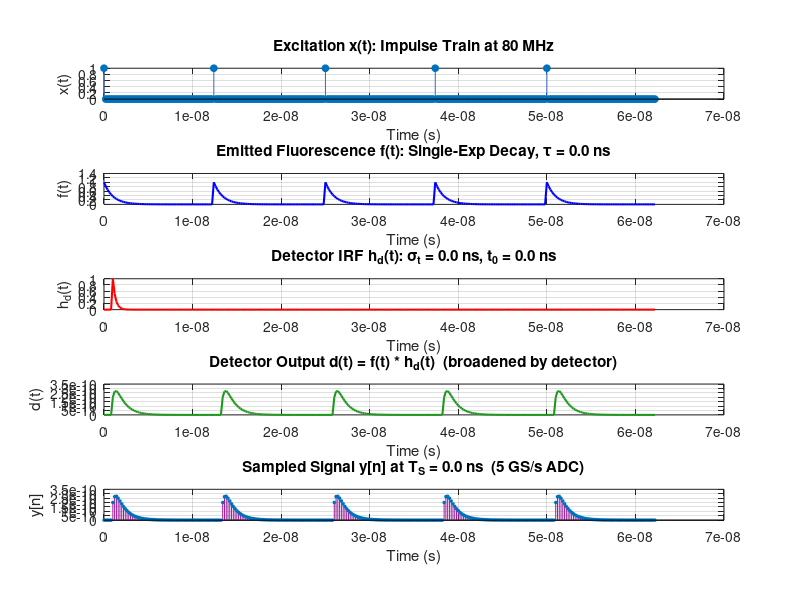

Recreate this plot in MATLAB. (Note: this script raises an error after producing the figure.)
% ESE 3510 — Case Study 2: Fluorescence Lifetime Analysis
% Authors: Samir Afsary, Alex Ge, Ahmad Hamzeh

% CONTENTS:
%   Task 1a — Time-domain signals (excitation, fluorescence, detection)
%   Task 1b — Frequency response H_f(jw): numerical vs. theoretical
%   Task 1c — Effect of detector IRF on sampled signal y[n]
%   Task 2a — Why 100 kHz cannot recover 80 MHz fluorescence (aliasing)
%   Task 2b — Heterodyne detection: mixing to a recoverable beat frequency
%   Task 2c — Phase/modulation lifetime estimation from heterodyne signal
%   Task 3a — Phasor equations verified on single-exponential IRF
%   Task 3b — Per-pixel phasor analysis of real FLIM data
%

close all; clear; clc;

%%

% Parameters 
tau     = 1e-9;         % Fluorescence lifetime
T_L     = 12.5e-9;      % Laser period 
f_L     = 1 / T_L;      % Laser frequency 
omega_L = 2*pi * f_L;   % Laser angular frequency 
T_S     = 0.2e-9;       % ADC sampling period [ns]

%% Task 1
% *Part a* 

t = 0 : T_S : 5*T_L - T_S;   

% Create excitation impulse train
x = zeros(size(t));
for k = 0 : floor(5*T_L / T_L) - 1
    idx = round(k * T_L / T_S) + 1;
    if idx <= length(t)
        x(idx) = 1 / T_S;
    end
end

% Fluorescence IRF 
h_f = exp(-t / tau);     

% Calculate emitted fluorescence
f_full = conv(x, h_f) * T_S;
f = f_full(1 : length(t));

% Detector IRF
sigma_t = 0.3e-9;   % Detector temporal width [ns]  (fast PMT ~300 ps)
t0 = 1e-9;     % Detector time delay [ns]
h_d = zeros(size(t));
mask = (t >= t0);
h_d(mask) = exp(-(t(mask) - t0) / sigma_t);   % Zero before t0 (causal)

% Detector output
d_full = conv(f, h_d) * T_S;
d = d_full(1 : length(t));

% Sampled signal y[n]: t is already on a T_S grid, so y[n] = d(t) 
y = d;

% Plot functions
fig1 = figure('Name','Task 1a: Time-Domain Signals','NumberTitle','off', ...
              'Position',[50 50 900 750]);

subplot(5,1,1);
stem(t, x * T_S, 'filled', 'MarkerSize', 5, 'Color', [0.2 0.4 0.8]);
xlabel('Time (s)'); ylabel('x(t)');
title('Excitation x(t): Impulse Train at 80 MHz'); grid on;

subplot(5,1,2);
plot(t, f, 'b', 'LineWidth', 1.5);
xlabel('Time (s)'); ylabel('f(t)');
title(sprintf('Emitted Fluorescence f(t): Single-Exp Decay, \\tau = %.1f ns', tau));
grid on;

subplot(5,1,3);
plot(t, h_d, 'r', 'LineWidth', 1.5);
xlabel('Time (s)'); ylabel('h_d(t)');
title(sprintf('Detector IRF h_d(t): \\sigma_t = %.1f ns, t_0 = %.1f ns', sigma_t, t0));
grid on;

subplot(5,1,4);
plot(t, d, 'Color', [0.1 0.6 0.1], 'LineWidth', 1.5);
xlabel('Time (s)'); ylabel('d(t)');
title('Detector Output d(t) = f(t) * h_d(t)  (broadened by detector)'); grid on;

subplot(5,1,5);
stem(t, y, 'filled', 'MarkerSize', 2, 'Color', [0.6 0.1 0.6]);
xlabel('Time (s)'); ylabel('y[n]');
title(sprintf('Sampled Signal y[n] at T_S = %.1f ns  (5 GS/s ADC)', T_S)); grid on;

sgtitle('Task 1a: Time-Domain Signal Chain', 'FontSize', 13, 'FontWeight', 'bold');

%% 
% *Part b*

% Numerical frequency response via DFT
N = length(h_f);
H_f_num = fft(h_f) * T_S; % Scale by T_S for continuous-FT approximation
f_axis = (0 : N-1) / (N * T_S);   

% Theoretical frequency response at the same frequencies
omega_axis = 2*pi * f_axis;  
H_f_theory = tau ./ (1 + 1j * omega_axis * tau);

% Plot frequency responses
fig2 = figure('Name','Task 1b: Frequency Response H_f(jw)', ...
    'NumberTitle','off', 'Position',[50 50 900 550]);

subplot(2,1,1);
plot(f_axis, abs(H_f_num),    'b-',  'LineWidth', 2.0); hold on;
plot(f_axis, abs(H_f_theory), 'r--', 'LineWidth', 1.5);
xlabel('Frequency (GHz)'); ylabel('|H_f(j\omega)|');
title('Magnitude — Numerical FFT vs. Theoretical \tau/(1+j\omega\tau)');
legend('Numerical FFT', 'Theoretical');
grid on;

subplot(2,1,2);
plot(f_axis, angle(H_f_num)*180/pi,    'b-',  'LineWidth', 2.0); hold on;
plot(f_axis, angle(H_f_theory)*180/pi, 'r--', 'LineWidth', 1.5);
xlabel('Frequency (GHz)'); ylabel('Phase (degrees)');
title('Phase — Numerical FFT vs. Theoretical  \angle H_f = -atan(\omega\tau)');
legend('Numerical FFT', 'Theoretical');
grid on;

sgtitle('Task 1b: Fluorescence Frequency Response H_f(j\omega)', ...
        'FontSize', 13, 'FontWeight', 'bold');

%% 
% *Part C*

% Three detector scenarios: fast, medium, slow
sigma_vals = [0.1e-9,  2.5e-9,  10.0e-9]; % Detector widths
t0_vals = [0.3e-9,  1.0e-9,  2.5e-9];     % Time delays 
colors = {[0 0.4 1], [0.1 0.7 0.1], [0.8 0.1 0.1]};
labels = {'\sigma_t=0.1 ns (fast)',  ...
          '\sigma_t=2.5 ns (medium)', ...
          '\sigma_t=10.0 ns (slow)'};

fig3 = figure('Name','Task 1c: Detector IRF Impact','NumberTitle','off', ...
              'Position',[50 50 1100 600]);

for k = 1 : 3
    % Build detector IRF for this scenario
    h_dk = zeros(size(t));
    mask_k = (t >= t0_vals(k));
    h_dk(mask_k) = exp(-(t(mask_k) - t0_vals(k)) / sigma_vals(k));

    % Convolve fluorescence with this detector
    dk_full = conv(f, h_dk) * T_S;
    dk = dk_full(1 : length(t));

    % Top row: detector IRFs
    subplot(2, 3, k);
    plot(t, h_dk, 'Color', colors{k}, 'LineWidth', 1.8);
    xlabel('Time (s)'); ylabel('h_d(t)');
    title(labels{k}); grid on;

    % Bottom row: resulting y[n]
    subplot(2, 3, k+3);
    stem(t, dk, 'filled', 'MarkerSize', 2, 'Color', colors{k});
    xlabel('Time (s)'); ylabel('y[n]');
    title(sprintf('y[n]: \\sigma_t=%.1f ns, t_0=%.1f ns', ...
        sigma_vals(k) * 10^9, t0_vals(k) * 10^9));
    grid on;
end

sgtitle({'Detector IRF Impact on y[n]'}, 'FontSize', 12, ...
    'FontWeight', 'bold');

%% Task 2
% *Part a*
f_L_hz = 100e6;               % Laser modulation frequency
omega_L_hz = 2*pi * f_L_hz;      

% Show aliasing visually over a 0.5 µs window
T_S_slow = 1e-5;                      % 10 µs per sample
T_S_fast = 1e-11;
t_fast_s = 0 : T_S_fast : 2e-5;           % 0.5 µs at 1 GHz (true signal)
t_slow_s = 0 : T_S_slow : 2e-5;       % 100 kHz samples

% Compute the output of the ground truth using convolution
x_fast = 1 + cos(omega_L_hz * t_fast_s);
h_f_fast = 1 / tau * exp(-t_fast_s / tau);
f_fast = conv(x_fast, h_f_fast) * T_S_fast;
f_fast = f_fast(1 : length(t_fast_s));

% Sample slower frequency from ground truth
step = round(T_S_slow / T_S_fast);
f_slow = f_fast(1:step:end);

% Calculate theoretical modulation depth and phase of the fluorescence
M = 1 / sqrt(1 + (omega_L_hz * tau)^2);
phi = -atan(omega_L_hz * tau); 

% Create upper/lower bounds for visualization
upper_bound = (1 + M) * ones(1, numel(t_fast_s));
lower_bound = (1 - M) * ones(1, numel(t_fast_s));

fig4 = figure('Name','Aliasing at 100 kHz','NumberTitle','off', ...
              'Position',[50 50 900 500]);

subplot(2,1,1);
plot(t_fast_s*1e6, x_fast, 'b', 'LineWidth', 1); hold on;
stem(t_slow_s*1e6, x_slow, 'r', 'filled', 'MarkerSize', 7);
xlabel('Time (\mus)'); ylabel('Amplitude');
title('Excitation x(t): Ground Truth 100 MHz vs. Sampled 100 kHz');
legend('True x(t)', '100 kHz samples'); grid on; xlim([0, 0.5]);

subplot(2,1,2);
plot(t_fast_s*1e6, f_fast, 'b', 'LineWidth', 1); hold on;
stem(t_slow_s*1e6, f_slow, 'r', 'filled', 'MarkerSize', 7);
plot(t_fast_s*1e6, upper_bound, 'LineWidth', 2, 'Color', 'green');
plot(t_fast_s*1e6, lower_bound, 'LineWidth', 2, 'Color', 'green');
xlabel('Time (\mus)'); ylabel('Amplitude');
title('Emission f(t)');
legend('True f(t)', '100 kHz samples', 'Amplitude Bounds'); grid on; 
xlim([0, 20]);

sgtitle(['100 kHz Sampling vs. Ground Truth of 100 MHz Excitation ' ...
    'and Emission Signals'], 'FontSize', 12, 'FontWeight', 'bold');

%%
% *Part b*

delta_f = 1e3;                         
f_n_hz = f_L_hz - delta_f;           
omega_n = 2*pi * f_n_hz;


T_S_mid = 1e-6;                       % 1 µs intermediate sampling [s]
t_mid = 0 : T_S_mid : 5e-3;         % 5 ms window

f_mid = 1 + M * cos(omega_L_hz * t_mid + phi);  % Fluorescence
x_mid = 1 + cos(omega_L_hz * t_mid);                          % Excitation
g = cos(omega_n * t_mid);                                   % Mixer

% mixed_f = f_mid .* g;     % Fluorescence after mixing
% mixed_x = x_mid .* g;     % Excitation after mixing (reference channel)

mixed_f_low = (M/2)*cos((omega_L - omega_n)*t_mid + phi);
mixed_x_low = (1/2)*cos((omega_L - omega_n)*t_mid);
y_f = mixed_f_low;
y_x = mixed_x_low;

% FFT setup
N  = length(t_mid);
fs = 1/T_S_mid;
freq = (-N/2:N/2-1)*(fs/N);

% Low-pass filter around beat frequency

LPF_cut = 2*delta_f;
F_mixed_f = fftshift(fft(mixed_f));
F_mixed_x = fftshift(fft(mixed_x));
lpf_mask = abs(freq) <= LPF_cut;
% Y_f = F_mixed_f .* lpf_mask;
% Y_x = F_mixed_x .* lpf_mask;
% y_f = real(ifft(ifftshift(Y_f)));
% y_x = real(ifft(ifftshift(Y_x)));

Y_f = fftshift(fft(y_f));
Y_x = fftshift(fft(y_x));

% Time-domain plots

figure;
subplot(3,1,1);
plot(t_mid*1e3, g);
xlabel('Time (ms)');
ylabel('g(t)');
title('Mixer Signal');
grid on;
subplot(3,1,2);
plot(t_mid*1e3, mixed_f);
xlabel('Time (ms)');
ylabel('f_{det}(t)g(t)');
title('After Mixing');
grid on;
subplot(3,1,3);
plot(t_mid*1e3, y_f, 'LineWidth', 1.5); hold on;
plot(t_mid*1e3, y_x, '--', 'LineWidth', 1.5);
xlabel('Time (ms)');
ylabel('Amplitude');
title('After LPF: 1 kHz Beat Signal');
legend('Fluorescence beat', 'Reference beat');
grid on;

% Frequency-domain plots
figure;
subplot(3,1,1);
plot(freq/1e3, abs(F_mixed_f)/N);
xlabel('Frequency (kHz)');
ylabel('|F_{mixed}(j\omega)|');
title('Mixed Fluorescence Spectrum');
xlim([-5 5]);
grid on;
subplot(3,1,2);
plot(freq/1e3, abs(Y_f)/N, 'LineWidth', 1.5);
xlabel('Frequency (kHz)');
ylabel('|Y(j\omega)|');
title('Magnitude of LPF Output');
xlim([-5 5]);
grid on;
subplot(3,1,3);
plot(freq/1e3, angle(Y_f));
xlabel('Frequency (kHz)');
ylabel('\angle Y(j\omega) [rad]');
title('Phase of LPF Output');
xlim([-5 5]);
grid on;

%% =========================================================================
%  TASK 2c: Phase Shift and Modulation — Heterodyne Lifetime Estimation
%
%  Phase relationship:
%    Phase of fluorescence beat = phi_f = phi_fluorescence + phi_g
%    Phase of excitation beat   = phi_x = 0              + phi_g
%    => Delta_phi = phi_f - phi_x = phi_fluorescence = -atan(omega_L * tau)
%    => tau = -tan(Delta_phi) / omega_L
%
%  Modulation relationship:
%    Delta_M = M_fluorescence / M_excitation = 1 / sqrt(1 + (omega_L*tau)^2)
%    => tau = sqrt(1/Delta_M^2 - 1) / omega_L
% =========================================================================

% Resample beats at 100 kHz (well above the 1 kHz beat frequency)
T_S_100k  = 1 / 100e3;
t_100k    = t_mid(1) : T_S_100k : t_mid(end);

y_f_100k  = interp1(t_mid, y_f, t_100k, 'linear', 0);
y_x_100k  = interp1(t_mid, y_x, t_100k, 'linear', 0);

% Extract phase and amplitude at the beat frequency using DFT
N_100k   = length(t_100k);
Y_f_dft  = fft(y_f_100k);
Y_x_dft  = fft(y_x_100k);

% DFT bin index for delta_f
k_beat   = round(delta_f * N_100k * T_S_100k) + 1;

phase_f    = angle(Y_f_dft(k_beat));
phase_x    = angle(Y_x_dft(k_beat));
delta_phi  = phase_f - phase_x;    % Phase difference [rad]

amp_f      = abs(Y_f_dft(k_beat));
amp_x      = abs(Y_x_dft(k_beat));
delta_M    = amp_f / amp_x;        % Modulation ratio

% Lifetime estimates
tau_from_phase = -tan(delta_phi) / omega_L_hz * 1e9;   % [ns]
tau_from_mod   = sqrt(max(0, 1/delta_M^2 - 1)) / omega_L_hz * 1e9;  % [ns]

fprintf('=== Task 2c ===\n');
fprintf('Phase difference   Delta_phi = %.4f rad = %.2f deg\n', ...
        delta_phi, delta_phi*180/pi);
fprintf('Modulation ratio   Delta_M   = %.4f\n', delta_M);
fprintf('Lifetime (phase):  tau = %.4f ns  (true: %.1f ns)\n', tau_from_phase, tau);
fprintf('Lifetime (modulation): tau = %.4f ns  (true: %.1f ns)\n\n', tau_from_mod, tau);

% ---- Figure 7: Task 2c ----
fig7 = figure('Name','Task 2c: Phase Shift and Lifetime Estimation', ...
              'NumberTitle','off','Position',[50 50 900 500]);

subplot(2,1,1);
plot(t_100k*1e3, y_x_100k, 'b', 'LineWidth', 1.8); hold on;
plot(t_100k*1e3, y_f_100k, 'r', 'LineWidth', 1.8);
xlabel('Time (ms)'); ylabel('Amplitude');
title(sprintf('Beat Signals at 100 kHz — Phase Shift \\Delta\\phi = %.2f°', ...
              delta_phi*180/pi));
legend('Excitation beat (reference)','Fluorescence beat'); grid on;
xlim([0, 5]);

subplot(2,1,2);
f_ax_100k = (0 : N_100k-1) / (N_100k * T_S_100k);
plot(f_ax_100k/1e3, abs(Y_x_dft)/N_100k, 'b', 'LineWidth', 1.8); hold on;
plot(f_ax_100k/1e3, abs(Y_f_dft)/N_100k, 'r', 'LineWidth', 1.8);
xlabel('Frequency (kHz)'); ylabel('Magnitude');
title(sprintf('Spectra — \\tau from phase: %.3f ns, from modulation: %.3f ns', ...
              tau_from_phase, tau_from_mod));
legend('Excitation','Fluorescence'); grid on;
xlim([0, 5]);

sgtitle('Task 2c: Heterodyne Lifetime Estimation', ...
        'FontSize', 12, 'FontWeight', 'bold');


%% =========================================================================
%  TASK 3a: Phasor Equations — Verification on Single Exponential
%
%  Phasor components (integrated over one laser period T_L):
%    g = integral( h_f(t)*cos(omega_L*t) dt ) / integral( h_f(t) dt )
%    s = integral( h_f(t)*sin(omega_L*t) dt ) / integral( h_f(t) dt )
%
%  Analytical solution for h_f(t) = exp(-t/tau) integrated over [0, inf]:
%    g = 1 / ( 1 + (omega_L*tau)^2 )
%    s = (omega_L*tau) / ( 1 + (omega_L*tau)^2 )
%
%  Lifetime recovery:
%    tau = s / (omega_L * g) = (omega_L*tau) / (omega_L * 1) = tau  [checks out]
%
%  Interpretation:
%    g = "in-phase" component — higher g means shorter lifetime (less phase lag)
%    s = "quadrature" component — peaks at omega_L*tau = 1  (tau = 1/(2*pi*f_L))
%    Together (g,s) lie on the universal semicircle of radius 0.5 centered at (0.5,0)
% =========================================================================

fs_adc = 100e3;                  % ADC sampling frequency [Hz]

Ts_adc = 1/fs_adc;

t_adc  = t_mid(1):Ts_adc:t_mid(end);

yf_adc = interp1(t_mid, y_f, t_adc, 'linear');

yx_adc = interp1(t_mid, y_x, t_adc, 'linear');

% Extract phase and amplitude at the beat frequency

N = length(t_adc);

Yf = fft(yf_adc);

Yx = fft(yx_adc);

k = round(delta_f*N/fs_adc) + 1;  % MATLAB index for beat bin

phase_f = angle(Yf(k));

phase_x = angle(Yx(k));

delta_phi = angle(exp(1j*(phase_f - phase_x)));  % wrapped phase difference

delta_M   = abs(Yf(k)) / abs(Yx(k));             % modulation ratio

% Estimate lifetime

tau_phase = -tan(delta_phi)/omega_L;                       % [s]

tau_mod   = sqrt(max(0, 1/delta_M^2 - 1))/omega_L;          % [s]

fprintf('=== Task 2c ===\n');

fprintf('Delta phi = %.4f rad = %.2f deg\n', delta_phi, delta_phi*180/pi);

fprintf('Delta M   = %.4f\n', delta_M);

fprintf('Tau from phase      = %.4f ns\n', tau_phase*1e9);

fprintf('Tau from modulation = %.4f ns\n', tau_mod*1e9);

fprintf('True tau            = %.4f ns\n', tau*1e9);

% Plot time-domain comparison

figure;

subplot(2,1,1);

plot(t_adc*1e3, yx_adc, 'LineWidth', 1.5); hold on;

plot(t_adc*1e3, yf_adc, 'LineWidth', 1.5);

xlabel('Time (ms)');

ylabel('Amplitude');

title('Reference and Fluorescence Beat Signals');

legend('Excitation reference', 'Fluorescence');

grid on;

% Plot frequency-domain magnitude

f_ax = (0:N-1)*(fs_adc/N);

subplot(2,1,2);

plot(f_ax/1e3, abs(Yx)/N, 'LineWidth', 1.5); hold on;

plot(f_ax/1e3, abs(Yf)/N, 'LineWidth', 1.5);

xlabel('Frequency (kHz)');

ylabel('Magnitude');

title(sprintf('\\Delta\\phi = %.2f^\\circ, \\Delta M = %.3f, \\tau = %.3f ns', ...
      delta_phi*180/pi, delta_M, tau_phase*1e9));

legend('Excitation reference', 'Fluorescence');

xlim([0 5]);

grid on;





% % Analytical phasor for tau = 1 ns, omega_L in rad/ns
% g_theory_3a = 1 / (1 + (omega_L * tau)^2);
% s_theory_3a = (omega_L * tau) / (1 + (omega_L * tau)^2);
% tau_from_phasor_theory = s_theory_3a / (omega_L * g_theory_3a);
% 
% % Numerical phasor: integrate h_f over one period using trapezoidal rule
% t_phasor  = 0 : 0.001 : T_L;             % Fine grid [ns]
% h_f_p     = exp(-t_phasor / tau);         % IRF samples
% 
% norm_hf   = trapz(t_phasor, h_f_p);
% g_num_3a  = trapz(t_phasor, h_f_p .* cos(omega_L * t_phasor)) / norm_hf;
% s_num_3a  = trapz(t_phasor, h_f_p .* sin(omega_L * t_phasor)) / norm_hf;
% tau_from_phasor_num = s_num_3a / (omega_L * g_num_3a);
% 
% fprintf('=== Task 3a: Phasor Verification (tau = %.1f ns) ===\n', tau);
% fprintf('Theoretical: g=%.4f  s=%.4f  tau=%.4f ns\n', ...
%         g_theory_3a, s_theory_3a, tau_from_phasor_theory);
% fprintf('Numerical:   g=%.4f  s=%.4f  tau=%.4f ns\n\n', ...
%         g_num_3a, s_num_3a, tau_from_phasor_num);
% 
% % Universal semicircle: all single-exponential lifetimes lie on this curve
% theta_sc = linspace(0, pi, 500);
% g_sc = 0.5 + 0.5*cos(theta_sc);
% s_sc = 0.5*sin(theta_sc);
% 
% % Mark several tau values on the semicircle for reference
% tau_marks = [0.2, 0.4, 0.8, 1.0, 2.0, 4.0, 8.0];
% 
% fig8 = figure('Name','Task 3a: Phasor Diagram','NumberTitle','off', ...
%               'Position',[50 50 700 500]);
% plot(g_sc, s_sc, 'k-', 'LineWidth', 2); hold on;
% 
% for tm = tau_marks
%     g_tm = 1 / (1 + (omega_L*tm)^2);
%     s_tm = (omega_L*tm) / (1 + (omega_L*tm)^2);
%     plot(g_tm, s_tm, 'ko', 'MarkerSize', 6, 'MarkerFaceColor', [0.7 0.7 0.7]);
%     text(g_tm + 0.02, s_tm + 0.01, sprintf('%.1f ns', tm), 'FontSize', 8);
% end
% 
% plot(g_theory_3a, s_theory_3a, 'ro', 'MarkerSize', 12, 'MarkerFaceColor', 'r');
% plot(g_num_3a,    s_num_3a,    'b+', 'MarkerSize', 12, 'LineWidth', 2.5);
% 
% xlabel('g  (in-phase component)', 'FontSize', 11);
% ylabel('s  (quadrature component)', 'FontSize', 11);
% title(sprintf('Phasor Diagram — \\tau = %.1f ns lies on the universal semicircle', tau), ...
%       'FontSize', 11);
% legend('Universal semicircle','Lifetime labels','Theoretical','Numerical', ...
%        'Location','northwest');
% grid on; axis equal; xlim([0, 1]); ylim([0, 0.6]);
% 
% sgtitle('Task 3a: Phasor Components g and s', ...
%         'FontSize', 13, 'FontWeight', 'bold');


%% =========================================================================
%  TASK 3b: Phasor Analysis of Real FLIM Data
%
%  Data: FLIMhistogram.mat  —  512×512 spatial pixels, ~98 time bins
%  Each pixel contains a time-resolved photon count histogram h[n].
%  Laser: 80 MHz two-photon excitation => T_L = 12.5 ns.
%
%  Per-pixel phasor:
%    g_px = sum( h[n]*cos(omega_L*t[n]) ) / sum( h[n] )
%    s_px = sum( h[n]*sin(omega_L*t[n]) ) / sum( h[n] )
%    tau_px = s_px / (omega_L * g_px)
%
%  Expected results for NAD(P)H in cancer cells:
%    Free  NAD(P)H: tau ~ 0.3–0.5 ns
%    Bound NAD(P)H: tau ~ 1–4 ns
%    (Points cluster inside the semicircle for mixed/multi-exponential pixels)
% =========================================================================

fprintf('=== Task 3b: Loading FLIM data ===\n');

% Try current directory first, then ../input/ for submission folder structure
try
    load('data\FLIMhistogram.mat');
    fprintf('Loaded FLIMhistogram from current directory.\n');
catch
    try
        load('../input/FLIMhistogram.mat');
        fprintf('Loaded FLIMhistogram from ../input/\n');
    catch
        error(['FLIMhistogram.mat not found. ', ...
               'Place it in the same folder as main.m and re-run.']);
    end
end

% Time axis (given in starter code)
timeRes_FLIM = 0.1280;    % Time bin width [ns]
time_FLIM    = timeRes_FLIM * (0 : size(FLIMhistogram,3)-1);  % [ns]

% Laser period and angular frequency for phasor computation
T_L_FLIM     = 12.5;                    % [ns]
omega_L_FLIM = 2*pi / T_L_FLIM;        % [rad/ns]

[Nx, Ny, Nt] = size(FLIMhistogram);
fprintf('Image size: %d x %d pixels, %d time bins (%.3f ns/bin)\n', ...
        Nx, Ny, Nt, timeRes_FLIM);

% Reshape to (Npix × Nt) matrix for vectorized phasor computation
H = reshape(double(FLIMhistogram), Nx*Ny, Nt);

% Precompute cosine and sine vectors at the fundamental laser frequency
cos_vec = cos(omega_L_FLIM * time_FLIM);   % 1×Nt
sin_vec = sin(omega_L_FLIM * time_FLIM);   % 1×Nt

% Total photon count per pixel (the normalization denominator)
norm_H = sum(H, 2);    % Npix×1

% Only compute phasor for pixels with enough photons to be meaningful
valid = (norm_H > 10);

g_vec = zeros(Nx*Ny, 1);
s_vec = zeros(Nx*Ny, 1);

% Vectorized dot products: each row of H times cos_vec/sin_vec
g_vec(valid) = (H(valid, :) * cos_vec') ./ norm_H(valid);
s_vec(valid) = (H(valid, :) * sin_vec') ./ norm_H(valid);

% Lifetime from phasor: tau = s / (omega_L * g)
tau_vec = s_vec ./ (omega_L_FLIM * g_vec);

% Reshape phasor components and lifetime back to image grids
g_map   = reshape(g_vec, Nx, Ny);
s_map   = reshape(s_vec, Nx, Ny);
tau_map = reshape(tau_vec, Nx, Ny);

% Mask pixels with unphysical lifetimes (empty, negative, or > 6 ns)
tau_map(~reshape(valid, Nx, Ny)) = NaN;
tau_map(tau_map < 0)  = NaN;
tau_map(tau_map > 6)  = NaN;

fprintf('Mean   lifetime (valid pixels): %.3f ns\n', mean(tau_map(:), 'omitnan'));
fprintf('Median lifetime (valid pixels): %.3f ns\n', median(tau_map(:), 'omitnan'));

% ---- Figure 9: Lifetime Image ----
fig9 = figure('Name','Task 3b: Fluorescence Lifetime Image','NumberTitle','off', ...
              'Position',[50 50 700 650]);

imagesc(tau_map, [0, 3]);   % Color range 0–3 ns (typical for NAD(P)H)
colormap(jet);
cb = colorbar;
cb.Label.String = 'Lifetime \tau (ns)';
cb.FontSize = 11;
axis image; axis off;
title({'Fluorescence Lifetime Image', ...
       'NAD(P)H in Breast Cancer Cells (2-photon FLIM)'}, 'FontSize', 12);

% ---- Figure 10: Sample Pixel Decay Curves ----
% Find the pixel with the highest photon count as a representative example
[~, idx_best] = max(norm_H);
[px_b, py_b]  = ind2sub([Nx, Ny], idx_best);

% Find a second pixel: nearest to the median lifetime among bright pixels
tau_valid_vec = tau_vec;
tau_valid_vec(~valid | tau_vec < 0 | tau_vec > 6) = NaN;
tau_median_val = median(tau_valid_vec(:), 'omitnan');
bright_idx     = find(valid & norm_H > 50);
[~, offset]    = min(abs(tau_valid_vec(bright_idx) - tau_median_val));
idx_med        = bright_idx(offset);
[px_m, py_m]   = ind2sub([Nx, Ny], idx_med);

fig10 = figure('Name','Task 3b: Sample Decay Curves','NumberTitle','off', ...
               'Position',[50 50 900 420]);

for kk = 1:2
    if kk == 1
        px = px_b; py = py_b; lbl = 'Brightest pixel';
    else
        px = px_m; py = py_m; lbl = 'Median-lifetime pixel';
    end
    subplot(1,2,kk);
    decay = squeeze(FLIMhistogram(px, py, :));
    plot(time_FLIM, decay, 'b.-', 'LineWidth', 1.5, 'MarkerSize', 8); hold on;
    tau_px = tau_map(px, py);
    if ~isnan(tau_px) && tau_px > 0
        A_fit = max(decay);
        plot(time_FLIM, A_fit * exp(-time_FLIM / tau_px), 'r--', 'LineWidth', 1.8);
        legend('Data', sprintf('Phasor \\tau = %.2f ns', tau_px), ...
               'Location','northeast');
    end
    xlabel('Time (ns)'); ylabel('Photon Count');
    title(sprintf('%s (%d,%d)', lbl, px, py)); grid on;
end

sgtitle('Task 3b: Sample Pixel Fluorescence Decay Curves', ...
        'FontSize', 12, 'FontWeight', 'bold');

% ---- Figure 11: Phasor Plot (density image) ----
% Extract valid phasor points in physical range
valid_pts = valid & g_vec > 0 & g_vec < 1 & s_vec >= 0 & s_vec < 0.6;
g_pts     = g_vec(valid_pts);
s_pts     = s_vec(valid_pts);

% Build 2D density histogram (log scale avoids bright-pixel dominance)
g_edges  = linspace(0, 1,   201);
s_edges  = linspace(0, 0.55, 151);
[counts, ~, ~] = histcounts2(g_pts, s_pts, g_edges, s_edges);
g_ctrs   = (g_edges(1:end-1) + g_edges(2:end)) / 2;
s_ctrs   = (s_edges(1:end-1) + s_edges(2:end)) / 2;

fig11 = figure('Name','Task 3b: Phasor Plot','NumberTitle','off', ...
               'Position',[50 50 800 580]);

imagesc(g_ctrs, s_ctrs, log1p(counts'));   % Transpose: x=g, y=s
set(gca, 'YDir', 'normal');
colormap(hot);
cb2 = colorbar;
cb2.Label.String = 'log(1 + pixel count)';
hold on;

% Overlay universal semicircle
plot(g_sc, s_sc, 'w-', 'LineWidth', 2);

% Mark lifetime values on the semicircle
tau_labels_flim = [0.2, 0.4, 0.8, 1.0, 1.6, 2.0, 3.2, 4.0];
for tl = tau_labels_flim
    g_tl = 1 / (1 + (omega_L_FLIM * tl)^2);
    s_tl = (omega_L_FLIM * tl) / (1 + (omega_L_FLIM * tl)^2);
    plot(g_tl, s_tl, 'wo', 'MarkerSize', 5, 'MarkerFaceColor', 'w');
    text(g_tl + 0.01, s_tl + 0.01, sprintf('%.1f ns', tl), ...
         'Color', 'w', 'FontSize', 8);
end

xlabel('g  (in-phase)', 'FontSize', 11);
ylabel('s  (quadrature)', 'FontSize', 11);
title({'Task 3b: Phasor Plot — All Pixels', ...
       'Pixel density (hot colormap, log scale); white curve = universal semicircle'}, ...
      'FontSize', 11);
xlim([0, 1]); ylim([0, 0.55]); grid on;

sgtitle('Task 3b: FLIM Phasor Plot', 'FontSize', 13, 'FontWeight', 'bold');

fprintf('\nAll tasks complete — %d figures generated.\n', 11);
